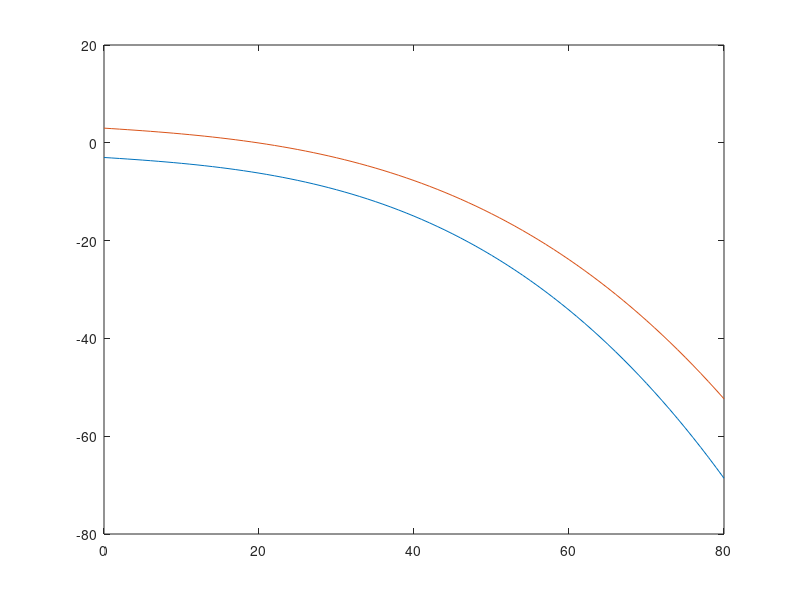

Here is the MATLAB script that generated this plot: (Note: this script raises an error after producing the figure.)
%% this section is a unit test for reference line generator, where we compare two
% functions between generator working in frenet coordinate and in Cartisian
% coordinate.
clc
clear all
close all
reference = [[],[]];
LEN = 80;
for i = 1:10
    reference = [reference;[i+1,i*1.2]]
end
    
    line_a = [[],[]];
    line_b = [[],[]];
    
% a0 = 3; a1 = 0.1; a2 = 0.001; a3 = 0.0001;
% b0 = -3; b1 = 0.1; b2 = 0.001; b3 = 0.00008;

a0 = -3; a1 = -0.1; a2 = -0.001; a3 = -0.0001;
b0 = 3; b1 = -0.1; b2 = -0.001; b3 = -0.00008;

for i = 0:LEN
    y = a0 +a1 * i + a2 *i^2 + a3 *i^3;
    line_a = [line_a; [i,y]];
end

for i = 0:LEN
    y = b0 + b1 * i + b2 * i^2 + b3 * i^3;
    line_b = [line_b; [i,y]];
end

plot(line_a(:,1), line_a(:,2))

hold on
plot(line_b(:,1), line_b(:,2))

hold on

LEN = 80;
tic;
reference_1 = reference_line_generator(a0,a1,a2,a3, b0,b1,b2,b3, LEN);
toc;
fprintf('reference_1 generation time is: %f ms \r',(1000*toc))
tic;
reference_2 = reference_line_generator_frenet(a0,a1,a2,a3, b0,b1,b2,b3, LEN);
toc;
fprintf('reference_2 generation time is: %f ms \r',(1000*toc))
plot(reference_1(:,1),reference_1(:,2),'--b')

plot(reference_2(:,1),reference_2(:,2),'^r')

hold on

S = 0;
D0 = 0;
Ti = LEN;
Di = -6;
ref_bezier = [[],[]];
index =1;
while S < Ti
    p = Bezierfrenet_5(D0, Ti, Di,S);
    ref_bezier =[ref_bezier; p];
    S = S + sqrt((reference_1(index+1,1)-reference_1(index,1))^2 + ...
        (reference_1(index+1,2)-reference_1(index,2))^2);
    index = index + 1;
end

trajs_new = reference_generation(reference_1, ref_bezier);
plot(trajs_new(:,1),trajs_new(:,2),'--r');
legend('ref on left','ref on right','ref in Cartisian','ref in Frenet','changing lane');
figure
plot(ref_bezier(:,1),ref_bezier(:,2))

function [reference] = reference_line_generator(a0,a1,a2,a3, b0,b1,b2,b3, LEN)
%% in this function, we use the left and right lane polynomials to generate
% a reference center line
% input: left lane polynomials, right lane polynomials, LEN(length of reference)
% output: reference center line polynomials
reference = [[],[]];

for i = 0:0.2:LEN
    y = 0.5 * ( (a0 + a1 * i + a2 * i^2 + a3 * i^3) + (b0 + b1 * i + b2 * i^2 + b3 * i^3));
    reference =  [reference; [i,y]];
end
end

function y = f_a(a0, a1, a2, a3, x)
    y = a0 + a1 * x + a2 * x^2 + a3 * x^3;
end

function y = f_b(b0, b1, b2, b3, x)
    y = b0 + b1 * x + b2 * x^2 + b3 * x^3;
end

function y = deg_to_rad(x)
    y = x * pi / 180;
end

function y = rad_to_deg(x)
    y = x * 180 / pi;
end

function [reference] = reference_line_generator_frenet(a0,a1,a2,a3, b0,b1,b2,b3, LEN)
S = 0;
s_a = 0;
s_b = 0;
x_a = 0;
x_b = 0;
reference = [x_a, x_b];
delta_x = 0.02;
RESOLUTION = 0.2;
y_a_pre = f_a(a0,a1,a2,a3, x_a);
y_b_pre = f_b(b0,b1,b2,b3, x_b);
reference = [x_a, 0.5*(y_a_pre + y_b_pre)];
while S < LEN

    s_a = 0;
    s_b = 0;
    while s_a < RESOLUTION
        x_a = x_a + delta_x;
        y_a = f_a(a0,a1,a2,a3, x_a);
        s_a = s_a + sqrt( delta_x^2 + (y_a - y_a_pre)^2);
        y_a_pre = y_a;
      
       
    end
    
    while s_b < RESOLUTION 
        x_b = x_b + delta_x;
        y_b = f_b(b0,b1,b2,b3, x_b);
        s_b = s_b + sqrt( delta_x^2 + (y_b - y_b_pre)^2);
        y_b_pre = y_b;
        
    end
    S = S + RESOLUTION;
    reference = [reference; [0.5*(x_a + x_b), 0.5*(y_a + y_b) ]];
end
end

function [p] = Bezierfrenet_5(D0, Ti, Di,t)
 
    p0 = [ 0, D0];
    p1 = [0.25 * Ti, D0];
    p2= [0.5 *Ti, D0];
    p3 =[ 0.5 * Ti, Di];
    p4 =[ 0.75 * Ti, Di];
    p5 = [Ti, Di];
  %generate a fifth order bezier curve

    p= (1-(t)/Ti)^5*p0 + 5*(1-(t)/Ti)^4*((t)/Ti)*p1 + 10*(1-(t)/Ti)^3*((t)/Ti)^2*p2 +...
     10*(1-(t)/Ti)^2*((t)/Ti)^3*p3 +5*(1-(t)/Ti)*((t)/Ti)^4*p4 + ((t)/Ti)^5*p5;

end
 
function [trajs_new] = reference_generation(trajs_local, p_store)
    % here the trajs_local is a vector<vector<double>>,with its dimension
    %n by 2, the p_store store the information Bezier curve generaion
    %function creates, which are longitudinal 's' and 'lateral offset'.
    trajs_new = [[ ],[ ]];
    for i = 1: min(length(p_store), length(trajs_local))
%         if (i + current_index) > length(waypoint)
%             break;
%         end
        d = p_store(i,2);
        if trajs_local(i,1) == 0
            theta = 0;
        else
            theta = atan(trajs_local(i,2) / trajs_local(i,1));
        end
        
        if (theta>-pi/2 && theta <=0)
            x = trajs_local(i,1) - d * sin(theta);
            y = trajs_local(i,2) + d * cos(theta);
            trajs_new = [trajs_new ; [x,y]];
        elseif (theta>0 && theta < pi/2)
            x = trajs_local(i,1) - d * sin(theta);
            y = trajs_local(i,2) + d * cos(theta);
            trajs_new = [trajs_new ; [x,y]];    
        else
           fprintf("it seems that the reference line is unacceptable!");
        end
    end
end
